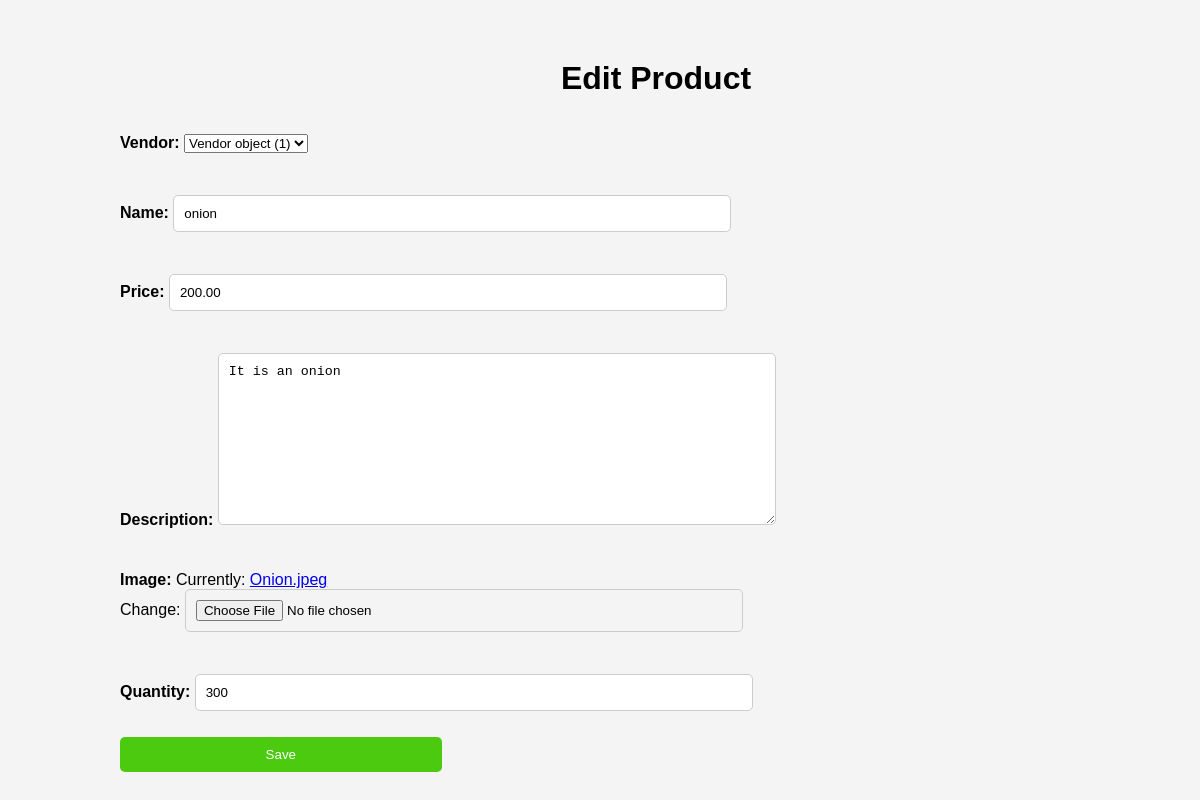
The page /inventory/products/edit/8/ on the database its author committed.
### inventory/models.py (models this page shows)
class Product(models.Model):
    Vendor= models.ForeignKey(Vendor,null=True,on_delete=models.CASCADE)
    name=models.CharField(max_length=32)
    price =models.DecimalField(max_digits=8,decimal_places=2)
    description = models.TextField(max_length=20,null=True)
    image =models.ImageField()
    quantity = models.PositiveIntegerField()
    date_created=models.DateTimeField(auto_now_add=True)
    date_updated=models.DateTimeField(auto_now=True)

### inventory/views.py (the view)
# urls.py: path("products/edit/<int:id>/",product_update_view,name="product_update_view"),
def product_update_view(request, id):
    product = Product.objects.get(id=id)
    if request.method == 'POST':
        form = ProductUploadForm(request.POST, instance=product)
        if form.is_valid():
            form.save()
            return redirect("product_detail_view", id=product.id)
    else:
        form = ProductUploadForm(instance=product)
    return render(request, "inventory/edit_product.html", {'form': form})

### inventory/forms.py
class ProductUploadForm(forms.ModelForm):
    class Meta:
        model= Product
        fields ="__all__"

### templates/inventory/edit_product.html (shortened to what this page needs)
<!DOCTYPE html>
<html lang="en">
<head>
</head>
<body>
    <h1>Edit Product</h1>
     <form method="post" class="upload_form">
        {{form.as_p}}
        <button type="submit">Save</button>
    </form>
</body>
</html>

### templates/inventory/edit_product.html (style rules this page uses)
body { font-family: Arial, sans-serif; margin-left: 10%; margin-top: 5%; padding: 0; background-color: #f4f4f4; }
h1 { text-align: center; }
form { display: grid; gap: 10px; }
label { font-weight: bold; }
input[type="text"], input[type="number"], input[type="file"] { width: 50%; padding: 10px; border: 1px solid #ccc; border-radius: 5px; }
textarea { width: 50%; padding: 10px; border: 1px solid #ccc; border-radius: 5px; }
button { background-color: #4bca10; color: #fff; border: none; border-radius: 5px; padding: 10px 20px; cursor: pointer; width: 30%; }

### rows shown on the page
Product: Vendor "Vendor object (1)", name "onion", price "200.00", description "It is an onion", quantity "300"
